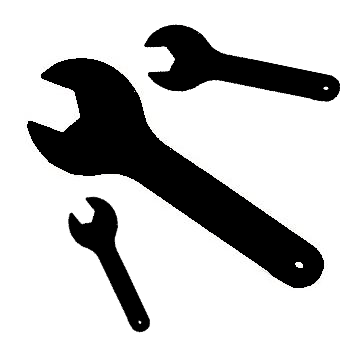
%> input picture ch06/spanners.png, 350 x 350 px
$ octave ch06_humoments.m   (GNU Octave 9; MATLAB toolbox functions it lacks are replaced by stand-ins)
%> lines starting %> are read from the running program, lines starting %| are printed output that depends on the picture; in (x1, y1, x2, y2) boxes, pixels count from 0 and x2, y2 are one past the last pixel; in counts of white or black regions, pixels touching at a corner belong together; the program's own positions count from 1
A=rgb2gray(imread('spanners.png'));     %Read in image, convert to grey
%> A: size 350x350 uint8; min 0, max 255, mean 193.9
bwin=~im2bw(A,0.5);                     %Threshold and display
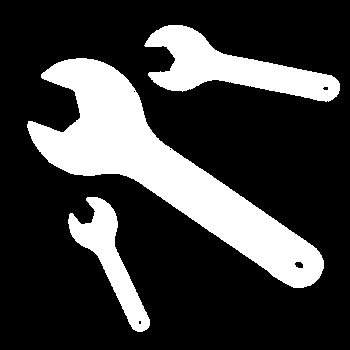
%> bwin: size 350x350 logical; 23.9% white; 3 white regions, box (x1, y1, x2, y2) and area: (27, 58, 324, 288) 19303, (144, 25, 340, 102) 6490, (68, 197, 150, 332) 3493
[L,num]=bwlabel(bwin);                  %Create labelled image
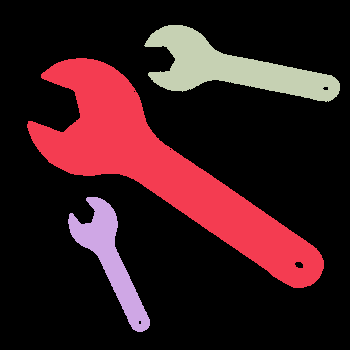
%> L: size 350x350 double; 4 distinct labels, from 0 to 3; one colour per label, 0 black
%> num = 3
subplot(2,2,1), imshow(A);              %Display input image

for i=1:num                             %Loop through each labelled object
I=zeros(size(A));                       %array for ith object
ind=find(L==i); I(ind)=1;               %Find pixels belonging to ith object and set=1
subplot(2,2,i+1), imshow(I);            %Display identified object

[rows,cols]=size(I); x=1:cols;y=1:rows; %get indices
[X,Y]=meshgrid(x,y);                    %Set up grid for calculation

                                        %calculate required ordinary moments
M_00=sum(sum(I));
M_10=sum(sum(X.*I)); M_01=sum(sum(Y.*I));
xav=M_10./M_00; yav=M_01./M_00;

X=X-xav; Y=Y-yav;                       %mean subtract the X and Y coordinates

hold on; plot(M_10,M_01,'ko'); drawnow
                                        %calculate required central moments
M_11=sum(sum(X.*Y.*I));
M_20=sum(sum(X.^2.*I)); M_02=sum(sum(Y.^2.*I));
M_21=sum(sum(X.^2.*Y.*I)); M_12=sum(sum(X.*Y.^2.*I));
M_30=sum(sum(X.^3.*I)); M_03=sum(sum(Y.^3.*I));
                                        %calculate normalised central moments
eta_11=M_11./M_00.^2;
eta_20=M_20./M_00.^2;
eta_02=M_02./M_00.^2;

eta_21=M_21./M_00.^(5./2);
eta_12=M_12./M_00.^(5./2);
eta_30=M_30./M_00.^(5./2);
eta_03=M_03./M_00.^(5./2);

                                        %calculate Hu moments
Hu_1=eta_20 + eta_02;
Hu_2=(eta_20 - eta_02).^2 + (2.*eta_11).^2;
Hu_3=(eta_30 - 3.*eta_12).^2 + (3.*eta_21 - eta_03).^2;

s=sprintf('Object number is %d',i)
s=sprintf('Hu invariant moments are %f %f %f',Hu_1,Hu_2,Hu_3)

pause;
end
%> this loop made 3 passes
%> (M_00, M_10, M_01, xav, yav, M_11, M_20, M_02) on passes 1 to 3: (19303, 3159413, 3285126, 163.7, 170.2, 76473546.2, 117623620.5, 64899768.6), (3493, 386944, 904047, 110.8, 258.8, 1937313.3, 1226977.3, 4636220.7), (6490, 1504012, 446334, 231.7, 68.77, 3844163.7, 18712635.3, 2014334.3)
%> pass 1, `imshow(I)`:
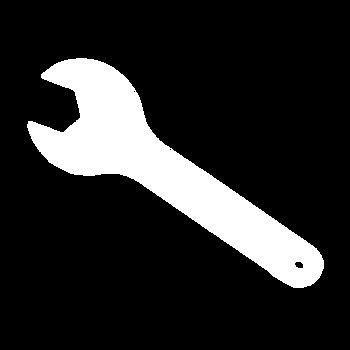
%> displayed picture: size 350x350, on the screen's scale of 0 to 255; 15.8% white; 1 white region, box (x1, y1, x2, y2) and area: (27, 58, 324, 288) 19303
%> pass 1, `X=X-xav`:
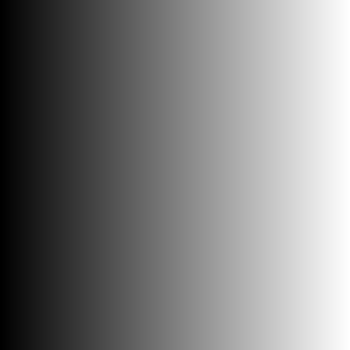
%> X: size 350x350 double; min -162.7, max 186.3, mean 11.8; drawn with min black and max white
%> pass 1, `Y=Y-yav`:
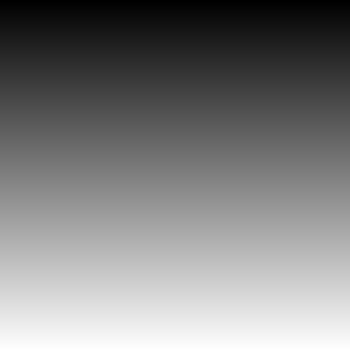
%> Y: size 350x350 double; min -169.2, max 179.8, mean 5.3; drawn with min black and max white
%> after the loop:
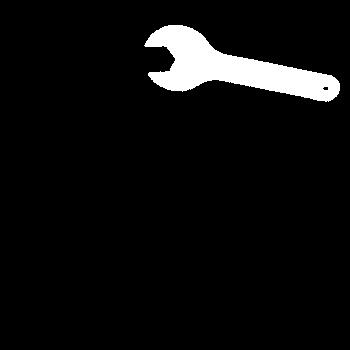
%> I: size 350x350 double; values 0 (black) and 1 (white), 5.3% white; 1 white region, box (x1, y1, x2, y2) and area: (144, 25, 340, 102) 6490
%> after the loop:
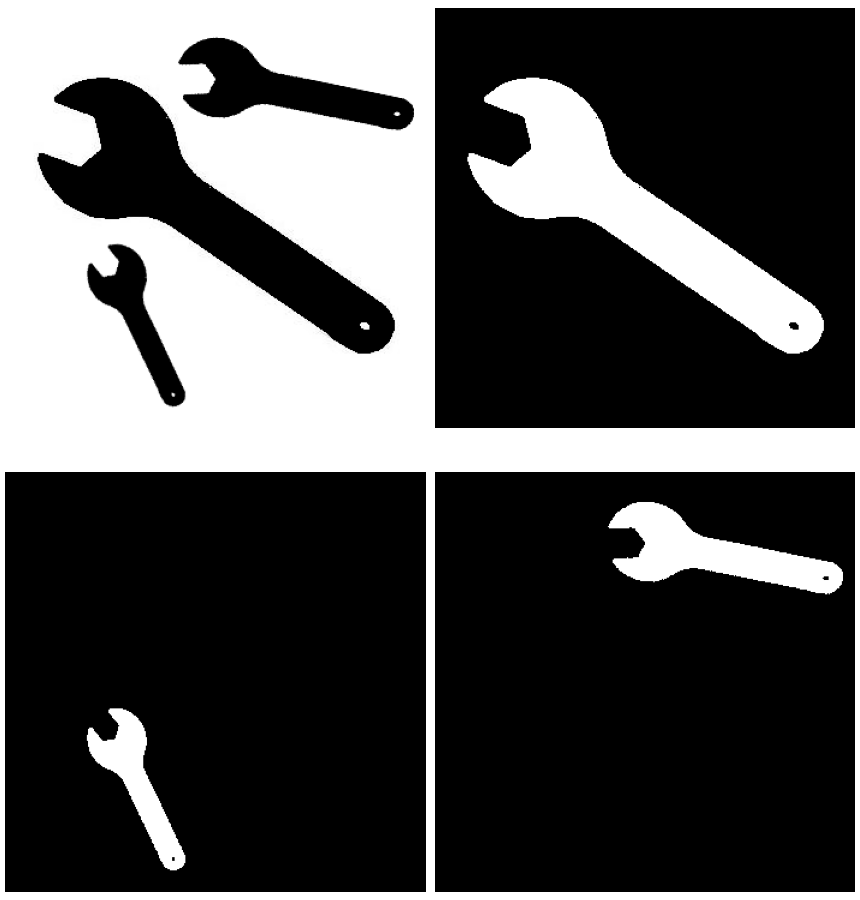
%> figure redrawn from the program's plot data, 4 panels

%Comments: This example takes an image containing three similar objects at
%different scale, location and rotation and calculates the first three Hu
%invariant moments.
